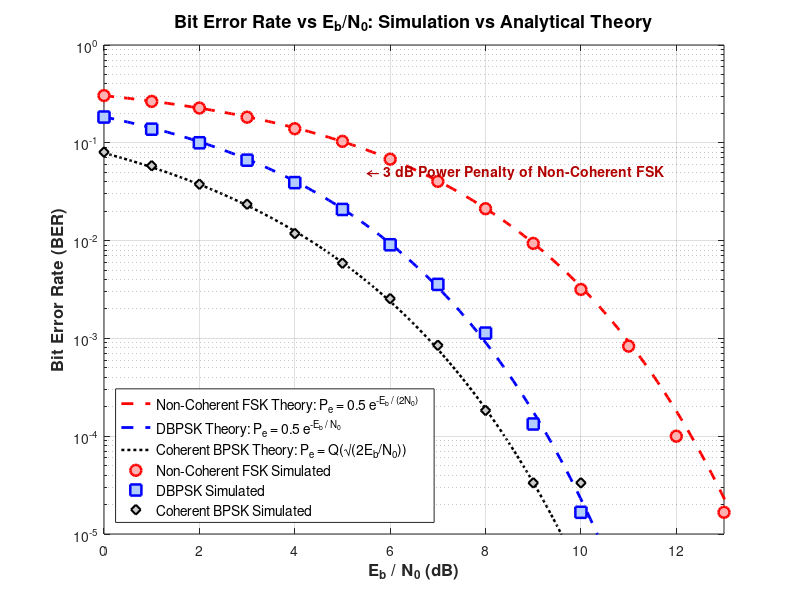

Reproduce this figure in MATLAB.
%% EXTENSION D: MONTE-CARLO BER VS SNR SIMULATION AGAINST THEORY
% Project: Acoustic Binary FSK Image Transmission
% Description: High-precision Monte-Carlo AWGN simulation of non-coherent 
% Binary FSK and DBPSK compared against theoretical analytical error curves:
%   Pe(FSK non-coherent) = 0.5 * exp(-Eb / (2*N0))
%   Pe(DBPSK)            = 0.5 * exp(-Eb / N0)
%   Pe(BPSK coherent)    = 0.5 * erfc(sqrt(Eb / N0))

function extension_d_sim_ber()
clc; close all;

fprintf('=================================================================\n');
fprintf('   EXTENSION D: BER VS SNR SIMULATION AGAINST THEORY             \n');
fprintf('   Validating Pe = 0.5*exp(-Eb/(2*N0)) for Non-Coherent FSK     \n');
fprintf('=================================================================\n\n');

%% ---------------- 1. Simulation Parameters ----------------
Fs          = 48000;          % sampling rate (Hz)
Rb          = 400;            % bit rate (bps)
f0          = 2000;           % FSK mark frequency (Hz)
f1          = 3200;           % FSK space frequency (Hz)
fc          = 2500;           % DBPSK carrier frequency (Hz)
sps         = Fs / Rb;        % 120 samples per bit

% Sweep range for Eb/N0 in dB
EbN0_dB_sweep = 0:1:13;
nPoints       = numel(EbN0_dB_sweep);

% Target bit count per point for reliable statistics down to BER ~ 10^-4
N_bits_target = 60000; 

fprintf('Simulation Configuration:\n');
fprintf('  Sampling Rate (Fs):       %d Hz\n', Fs);
fprintf('  Bit Rate (Rb):            %d bps (sps = %d)\n', Rb, sps);
fprintf('  FSK Frequencies:          %d Hz (bit 0), %d Hz (bit 1)\n', f0, f1);
fprintf('  DBPSK Carrier Frequency:  %d Hz\n', fc);
fprintf('  Eb/N0 Range:              %d to %d dB (step: 1 dB)\n', EbN0_dB_sweep(1), EbN0_dB_sweep(end));
fprintf('  Bits tested per point:    %d\n\n', N_bits_target);

%% ---------------- 2. Precompute Tone Vectors ----------------
tb = (0:sps-1)' / Fs;

% FSK reference vectors
s0 = sin(2*pi*f0*tb);
s1 = sin(2*pi*f1*tb);
E0 = exp(-1j*2*pi*f0*tb);
E1 = exp(-1j*2*pi*f1*tb);

% DBPSK reference vectors
carrier = cos(2*pi*fc*tb);
Ec      = exp(-1j*2*pi*fc*tb);

%% ---------------- 3. Theoretical Bit Error Probabilities ----------------
EbN0_lin = 10.^(EbN0_dB_sweep / 10);

% Theoretical curves
Pe_theory_fsk   = 0.5 * exp(-EbN0_lin / 2);
Pe_theory_dbpsk = 0.5 * exp(-EbN0_lin);
Pe_theory_bpsk  = 0.5 * erfc(sqrt(EbN0_lin));

%% ---------------- 4. Monte-Carlo Simulation Loop ----------------
ber_sim_fsk   = zeros(1, nPoints);
ber_sim_dbpsk = zeros(1, nPoints);
ber_sim_bpsk  = zeros(1, nPoints);

fprintf('%-10s | %-12s | %-12s | %-12s | %-12s\n', ...
    'Eb/N0 (dB)', 'FSK Theory', 'FSK Sim', 'DBPSK Theory', 'DBPSK Sim');
fprintf('------------------------------------------------------------------------\n');

for i = 1:nPoints
    ebno = EbN0_lin(i);
    
    % Random binary stream
    b = randi([0 1], 1, N_bits_target);
    
    % ---------------- (A) Non-Coherent Binary FSK ----------------
    tx_fsk = s0*(1 - b) + s1*b;
    sigP_fsk = 0.5;
    nVar_fsk = (sigP_fsk * sps) / (2 * ebno);
    rx_fsk = tx_fsk + sqrt(nVar_fsk) * randn(size(tx_fsk));
    
    % Quadrature energy detection
    e0 = abs(E0.' * rx_fsk);
    e1 = abs(E1.' * rx_fsk);
    b_hat_fsk = (e1 > e0);
    ber_sim_fsk(i) = sum(b ~= b_hat_fsk) / N_bits_target;
    
    % ---------------- (B) Differentially Coherent DBPSK ----------------
    % Differential encoding: d_k = d_{k-1} * (-1)^b_k
    d = cumprod([1, (-1).^b]);
    tx_dbpsk = zeros(sps, N_bits_target + 1);
    for k = 1:N_bits_target+1
        tx_dbpsk(:, k) = d(k) * carrier;
    end
    sigP_dbpsk = 0.5;
    nVar_dbpsk = (sigP_dbpsk * sps) / (2 * ebno);
    rx_dbpsk = tx_dbpsk + sqrt(nVar_dbpsk) * randn(size(tx_dbpsk));
    
    % Differentially coherent demodulation
    proj_d = Ec.' * rx_dbpsk;
    z_diff = proj_d(2:end) .* conj(proj_d(1:end-1));
    b_hat_dbpsk = (real(z_diff) < 0);
    ber_sim_dbpsk(i) = sum(b ~= b_hat_dbpsk) / N_bits_target;
    
    % ---------------- (C) Coherent BPSK (Reference) ----------------
    % Matches directly with coherent matched filter
    b_bpsk = 1 - 2*b; % 0 -> +1, 1 -> -1
    rx_bpsk_samples = b_bpsk + sqrt(1 / (2*ebno)) * randn(size(b_bpsk));
    b_hat_bpsk = (rx_bpsk_samples < 0);
    ber_sim_bpsk(i) = sum(b ~= b_hat_bpsk) / N_bits_target;
    
    fprintf('%-10.1f | %-12.4e | %-12.4e | %-12.4e | %-12.4e\n', ...
        EbN0_dB_sweep(i), Pe_theory_fsk(i), ber_sim_fsk(i), Pe_theory_dbpsk(i), ber_sim_dbpsk(i));
end
fprintf('========================================================================\n\n');

%% ---------------- 5. Plotting Results ----------------
hFig = figure('Name', 'Extension D: BER vs SNR Theory Validation', 'Color', 'w', 'Position', [120 100 950 650]);

% Continuous theoretical curves for smooth visualization
EbN0_fine_dB = linspace(0, 14, 200);
EbN0_fine_lin = 10.^(EbN0_fine_dB / 10);
Pe_fine_fsk   = 0.5 * exp(-EbN0_fine_lin / 2);
Pe_fine_dbpsk = 0.5 * exp(-EbN0_fine_lin);
Pe_fine_bpsk  = 0.5 * erfc(sqrt(EbN0_fine_lin));

% Plot Theoretical Curves (Lines)
semilogy(EbN0_fine_dB, Pe_fine_fsk,   'r--', 'LineWidth', 2.0); hold on;
semilogy(EbN0_fine_dB, Pe_fine_dbpsk, 'b--', 'LineWidth', 2.0);
semilogy(EbN0_fine_dB, Pe_fine_bpsk,  'k:',  'LineWidth', 1.8);

% Plot Simulated Data (Markers)
semilogy(EbN0_dB_sweep, max(ber_sim_fsk, 1e-6),   'ro', 'LineWidth', 1.8, 'MarkerSize', 8, 'MarkerFaceColor', [1 0.7 0.7]);
semilogy(EbN0_dB_sweep, max(ber_sim_dbpsk, 1e-6), 'bs', 'LineWidth', 1.8, 'MarkerSize', 8, 'MarkerFaceColor', [0.7 0.8 1]);
semilogy(EbN0_dB_sweep, max(ber_sim_bpsk, 1e-6),  'kd', 'LineWidth', 1.5, 'MarkerSize', 7, 'MarkerFaceColor', [0.8 0.8 0.8]);

grid on;
set(gca, 'YScale', 'log');
xlim([0 13]);
ylim([1e-5 1]);

xlabel('E_b / N_0 (dB)', 'FontSize', 12, 'FontWeight', 'bold');
ylabel('Bit Error Rate (BER)', 'FontSize', 12, 'FontWeight', 'bold');
title('Bit Error Rate vs E_b/N_0: Simulation vs Analytical Theory', 'FontSize', 13, 'FontWeight', 'bold');

legend({ ...
    'Non-Coherent FSK Theory: P_e = 0.5 e^{-E_b / (2N_0)}', ...
    'DBPSK Theory: P_e = 0.5 e^{-E_b / N_0}', ...
    'Coherent BPSK Theory: P_e = Q(\surd(2E_b/N_0))', ...
    'Non-Coherent FSK Simulated', ...
    'DBPSK Simulated', ...
    'Coherent BPSK Simulated' ...
    }, 'Location', 'southwest', 'FontSize', 10);

% Annotate 3 dB non-coherent FSK penalty
text(5.5, 0.05, '\leftarrow 3 dB Power Penalty of Non-Coherent FSK', ...
    'FontSize', 10, 'FontWeight', 'bold', 'Color', [0.7 0 0]);

saveas(hFig, 'extension_d_results.png');
fprintf('Saved figure to "extension_d_results.png".\n');
end
